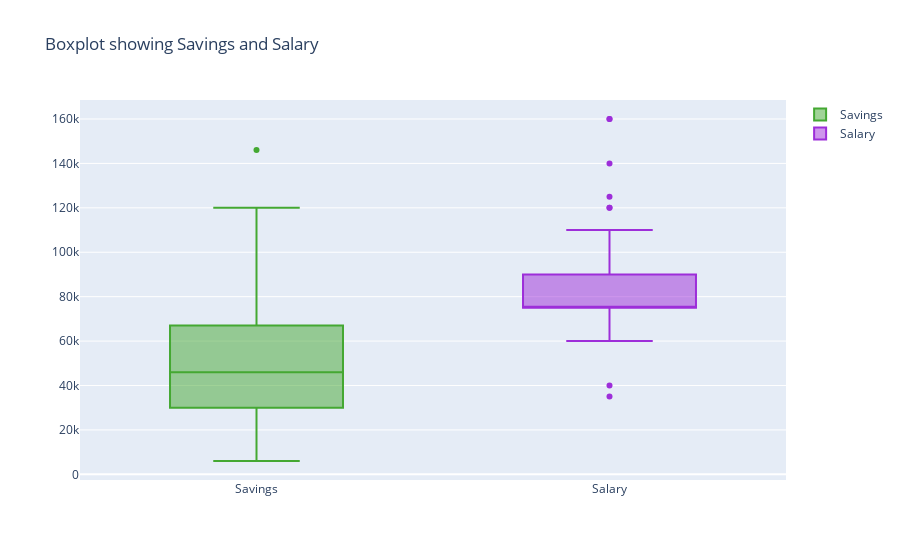

Notebook code for this chart:
### Markdown cell above
b) Now create a box plot comparison between 'Savings' and 'Salary' columns

### Code cell
#b) (1)
# #using Plotly Graph Objects
fig = go.Figure()
fig.add_trace(go.Box(y=alumni['Savings'],name='Savings',
    marker_color='#44a832'))
fig.add_trace(go.Box(y=alumni['Salary'],name='Salary',
    marker_color='#9d2ed9'))

fig.update_layout(
    title='Boxplot showing Savings and Salary')

fig.show()
